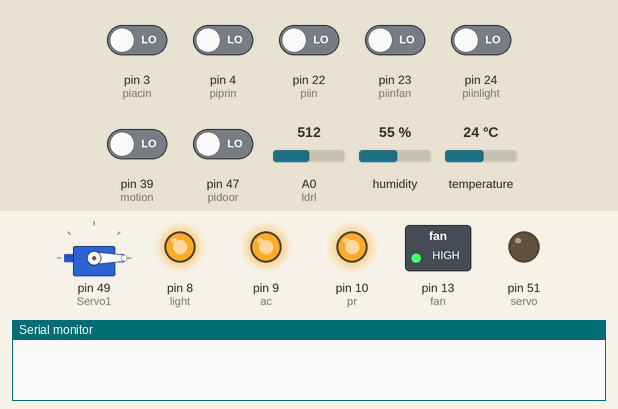
The sketch below on a simulated Arduino Mega 2560, built with avr-gcc and run on an emulated ATmega2560. On the bench: servo, switched loads named in the sketch (green lamp = pin HIGH), output pins drawn as LEDs (lit = HIGH), the last lines printed to the serial monitor. The inputs (shaded band) are chosen by the test bench; at power-on: pin 3 (piacin), pin 4 (piprin), pin 22 (piin), pin 23 (piinfan), pin 24 (piinlight), pin 39 (motion), pin 47 (pidoor) LOW, A0 (ldrl) = 512, humidity 55 %, temperature 24 °C.

Above: at 1.2 s.
1.3 s: pin 3 (piacin) driven HIGH
At 1.6 s:
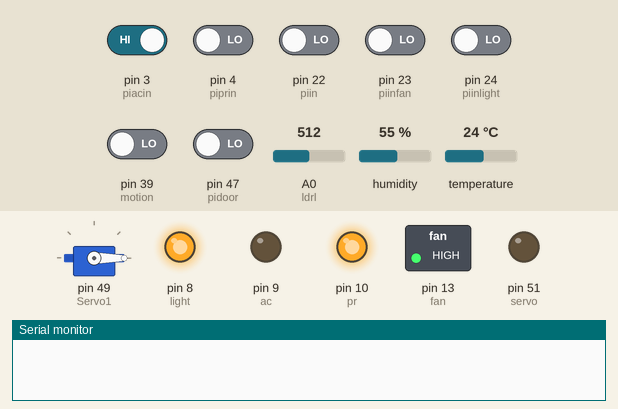
2.8 s: pin 4 (piprin) driven HIGH
At 4.0 s:
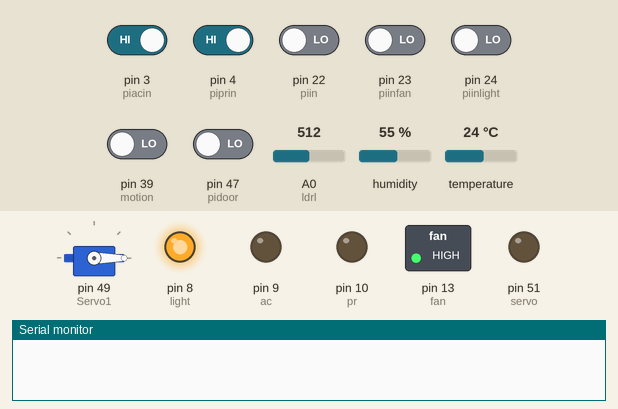
4.3 s: pin 23 (piinfan) driven HIGH
At 5.1 s:
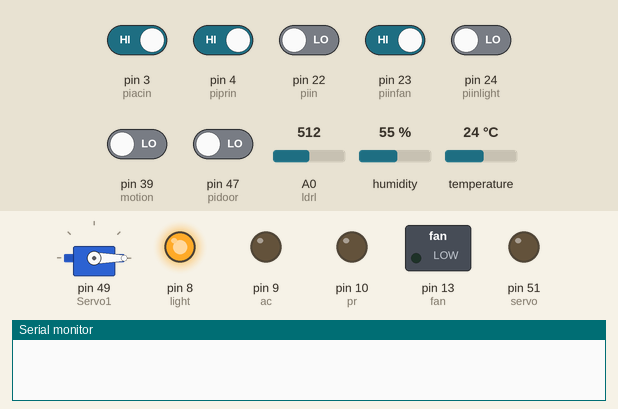
5.8 s: pin 24 (piinlight) driven HIGH
At 6.2 s:
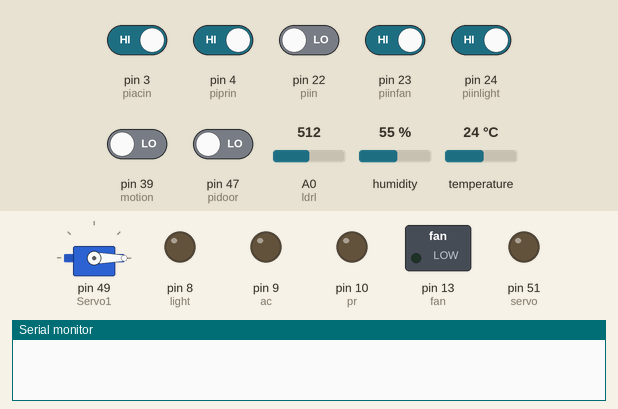
7.3 s: pin 47 (pidoor) driven HIGH
At 8.5 s:
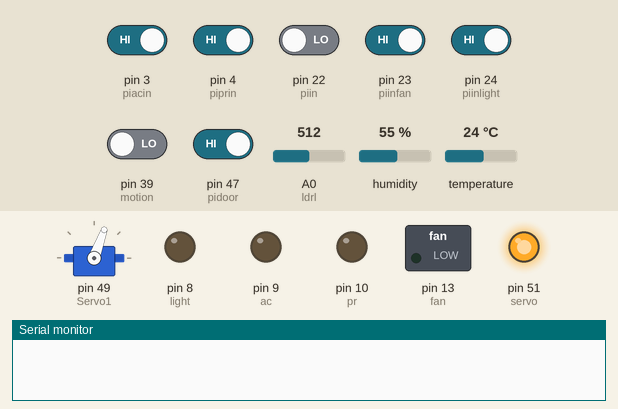
8.8 s: pin 22 (piin) driven HIGH
At 9.9 s:
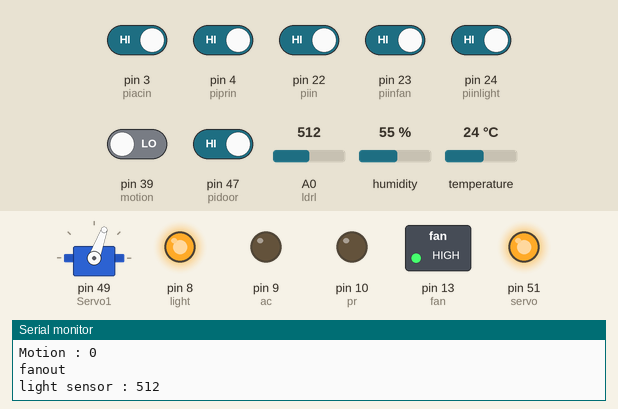
Timing chart, 0 to 11.3 s (numbered marks = the images above; inputs shaded):
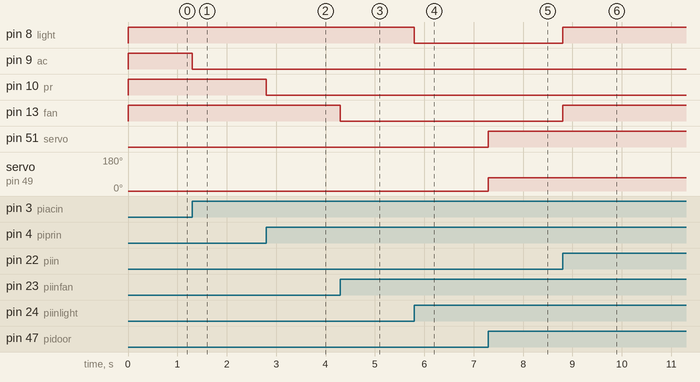

The sketch:

haaurdino.ino
```cpp
int ldrl = A0;
int light =8;
int fan =13;
int motion = 39;
int piin=22;
int piinfan=23;
int piinlight=24;
int piacin=3;
int piprin=4;
int ac=9;
int pr=10;
int servo=51;
int pidoor=47;
#include<Servo.h>
Servo Servo1;
#include<dht.h>
dht DHT;

// if you require to change the pin number, Edit the pin with your arduino pin.

#define DHT22_PIN 40


void setup() {
//finger
while (!Serial);

  Serial.begin(9600);
//servo
 Servo1.attach(49);
 pinMode(servo,OUTPUT);
 pinMode(pidoor,INPUT);


//model
  pinMode(ldrl,INPUT);
  pinMode(motion,INPUT);
  pinMode(piin,INPUT);
  pinMode(fan,OUTPUT);
  pinMode(light,OUTPUT);
   pinMode(piacin,INPUT);
  pinMode(piprin,INPUT);
  pinMode(ac,OUTPUT);
  pinMode(pr,OUTPUT);
pinMode(pidoor,INPUT);
  Serial.begin(9600);
}

void loop() {
  if(digitalRead(pidoor)){
    digitalWrite(servo,HIGH);
   Servo1.write(70);
  }
  else{
Servo1.write(0);
digitalWrite(servo,LOW);
  }


//projector


if(digitalRead(piprin)){
  digitalWrite(pr,0);
  }
  else
  {
    digitalWrite(pr,1);}


 if(digitalRead(piin)){
    Serial.print("Motion : ");
    Serial.print(digitalRead(motion));
    Serial.println();

   if(digitalRead(motion)){
       digitalWrite(fan,LOW);
       Serial.println("fan");
       }
   else{
    digitalWrite(fan,HIGH);
    Serial.println("fanout");
    }
    int r= analogRead(ldrl);
    Serial.print("light sensor : ");
    Serial.print(r);
    Serial.println();

   if(analogRead(ldrl)<300){
       digitalWrite(light,LOW);
       Serial.println("light");
       }
   else{
    digitalWrite(light,HIGH);
    Serial.println("lightout");
    }
    int chk = DHT.read22(DHT22_PIN);
    Serial.print("temp : ");
    Serial.print(DHT.temperature);
    Serial.println();
     if(digitalRead(piacin)){
       if(DHT.temperature> 28.00 )
            {digitalWrite(ac,0);
              }
            }
        else{digitalWrite(ac,1);}
         }
else{
        if(digitalRead(piinfan)){
              digitalWrite(fan,LOW);
              }
        else{
             digitalWrite(fan,HIGH);
            }
        if(digitalRead(piinlight)){
            digitalWrite(light,LOW);
          }
         else{
            digitalWrite(light,HIGH);
           }
   if(digitalRead(piacin)){
  digitalWrite(ac,0);
  }
  else
  {
    digitalWrite(ac,1);}

  }

}
```

Measured:
- after the input at 1.3 s, pin 9 (ac): HIGH → LOW at once
- after the input at 2.8 s, pin 10 (pr): HIGH → LOW at once
- after the input at 4.3 s, pin 13 (fan): HIGH → LOW at once
- after the input at 5.8 s, pin 8 (light): HIGH → LOW at once
- after the input at 7.3 s, pin 51 (servo): LOW → HIGH at once; servo on pin 49 (Servo1): 0° → 70° at once
- after the input at 8.8 s, pin 8 (light), pin 13 (fan): LOW → HIGH at once
